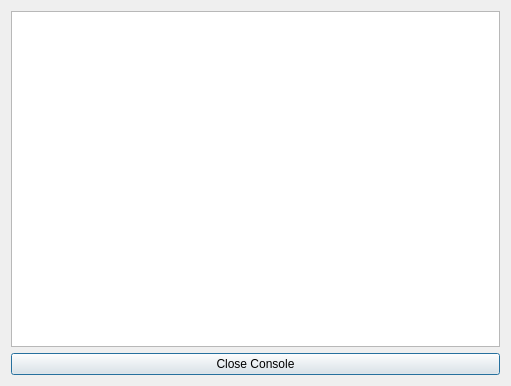
<?xml version="1.0" encoding="UTF-8"?>
<ui version="4.0">
 <class>LoggerConsole</class>
 <widget class="QDialog" name="LoggerConsole">
  <property name="geometry">
   <rect>
    <x>0</x>
    <y>0</y>
    <width>511</width>
    <height>386</height>
   </rect>
  </property>
  <property name="windowTitle">
   <string>Dialog</string>
  </property>
  <layout class="QHBoxLayout" name="horizontalLayout">
   <item>
    <layout class="QGridLayout" name="gridLayout">
     <item row="0" column="0" colspan="2">
      <widget class="QTextEdit" name="txtContents"/>
     </item>
     <item row="1" column="0" colspan="2">
      <widget class="QPushButton" name="bClose">
       <property name="text">
        <string>Close Console</string>
       </property>
      </widget>
     </item>
    </layout>
   </item>
  </layout>
 </widget>
 <resources/>
 <connections/>
</ui>
